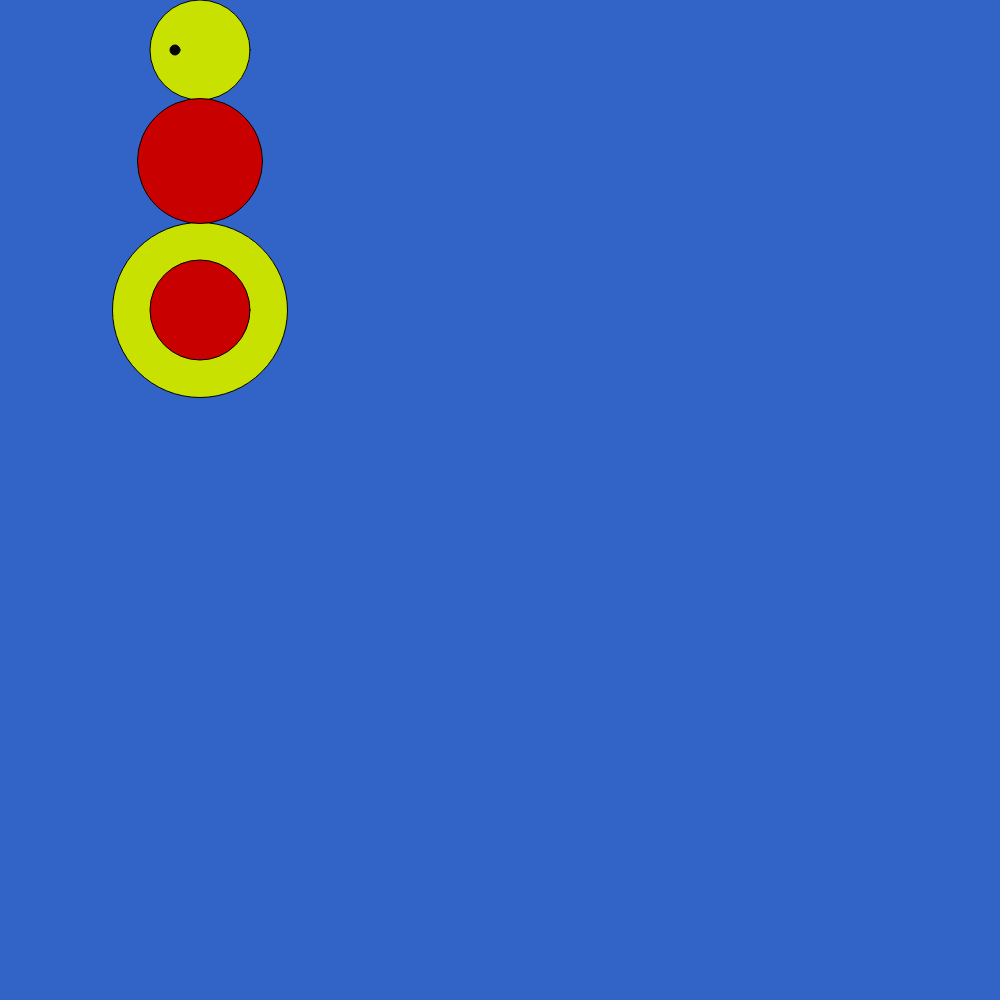
Frame 1 (no input)
Frame 60 (no input): identical to frame 1, image omitted
Frame 120 (the mouse pressed at the canvas centre since frame 60): identical to frame 1, image omitted

The p5.js sketch that drew this single still picture (run headless with seeded random() and noise() and a simulated clock; from frame 60 on, the mouse is pressed at the canvas centre):

// p5.js sketch
// ── sketch.js
function setup() {
  createCanvas(1000,1000);
}

function draw() {
  background(50,100,200);
  fill(200,225,0)
  ellipse(200,50,100)
  fill(200,225,0)
  ellipse(200,310,175)
  fill(200,0,0)
  ellipse(200,310,100)
  fill(200,0,0)
  ellipse(200,161,125)
  fill(2)
  ellipse(175,50,10)
  ellipse()
  triangle()



}
